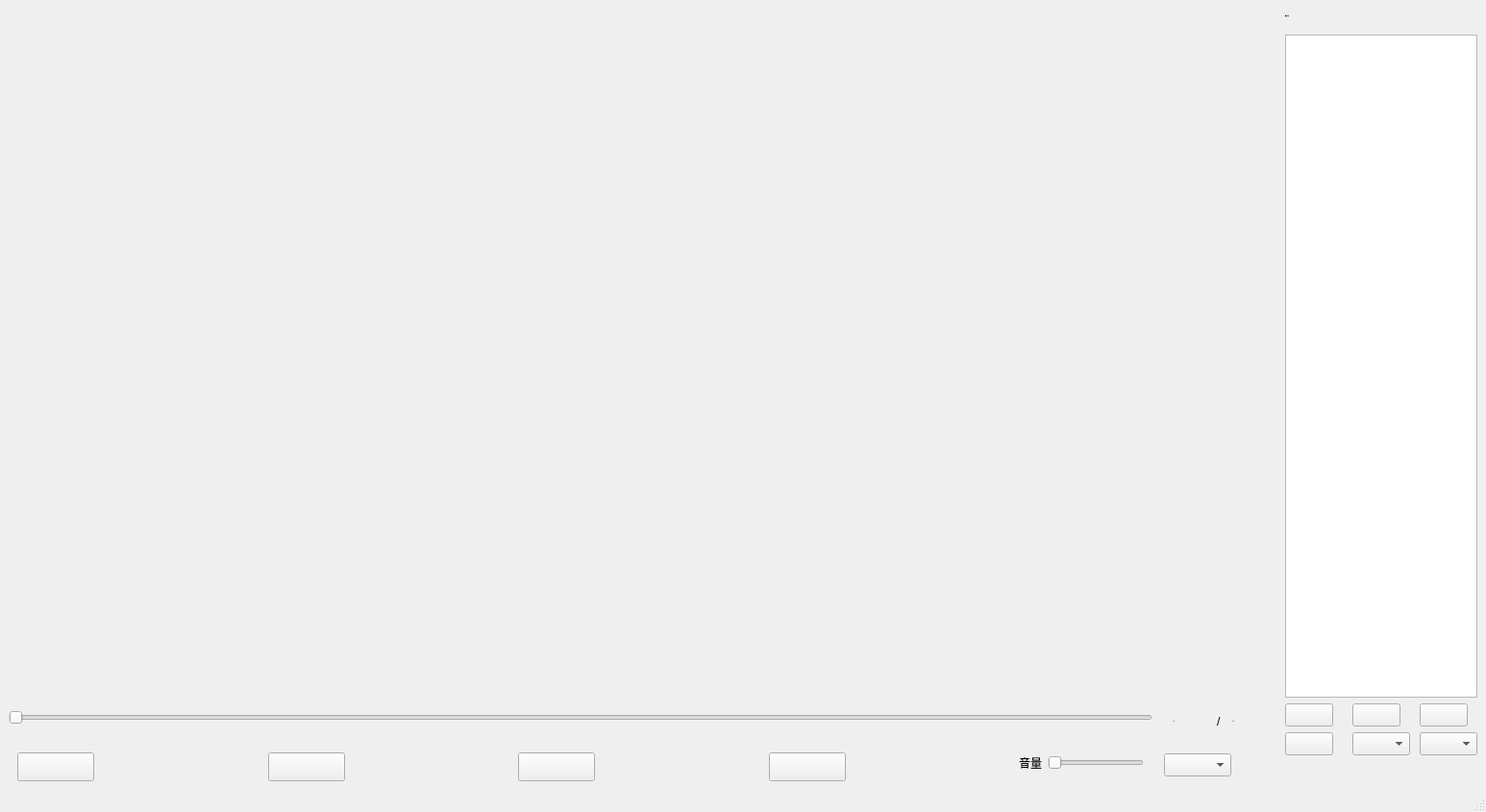
<?xml version="1.0" encoding="UTF-8"?>
<ui version="4.0">
 <class>MainWindow</class>
 <widget class="QMainWindow" name="MainWindow">
  <property name="geometry">
   <rect>
    <x>0</x>
    <y>0</y>
    <width>1546</width>
    <height>845</height>
   </rect>
  </property>
  <property name="windowTitle">
   <string>MainWindow</string>
  </property>
  <widget class="QWidget" name="centralwidget">
   <layout class="QGridLayout" name="gridLayout">
    <item row="6" column="4" rowspan="3">
     <widget class="QWidget" name="widget_3" native="true">
      <widget class="QPushButton" name="save">
       <property name="geometry">
        <rect>
         <x>0</x>
         <y>0</y>
         <width>50</width>
         <height>24</height>
        </rect>
       </property>
       <property name="maximumSize">
        <size>
         <width>60</width>
         <height>16777215</height>
        </size>
       </property>
       <property name="font">
        <font>
         <family>华文琥珀</family>
         <pointsize>-1</pointsize>
         <italic>false</italic>
         <bold>false</bold>
        </font>
       </property>
       <property name="styleSheet">
        <string notr="true">font: 12px &quot;华文琥珀&quot;;</string>
       </property>
       <property name="text">
        <string/>
       </property>
      </widget>
      <widget class="QPushButton" name="del">
       <property name="geometry">
        <rect>
         <x>70</x>
         <y>0</y>
         <width>50</width>
         <height>24</height>
        </rect>
       </property>
       <property name="maximumSize">
        <size>
         <width>60</width>
         <height>16777215</height>
        </size>
       </property>
       <property name="font">
        <font>
         <family>华文琥珀</family>
         <pointsize>-1</pointsize>
         <italic>false</italic>
         <bold>false</bold>
        </font>
       </property>
       <property name="styleSheet">
        <string notr="true">font: 12px&quot;华文琥珀&quot;;</string>
       </property>
       <property name="text">
        <string/>
       </property>
      </widget>
      <widget class="QPushButton" name="grab">
       <property name="geometry">
        <rect>
         <x>0</x>
         <y>30</y>
         <width>50</width>
         <height>24</height>
        </rect>
       </property>
       <property name="maximumSize">
        <size>
         <width>60</width>
         <height>16777215</height>
        </size>
       </property>
       <property name="font">
        <font>
         <family>华文琥珀</family>
         <pointsize>-1</pointsize>
         <italic>false</italic>
         <bold>false</bold>
        </font>
       </property>
       <property name="styleSheet">
        <string notr="true">font: 12px &quot;华文琥珀&quot;;</string>
       </property>
       <property name="text">
        <string/>
       </property>
      </widget>
      <widget class="QComboBox" name="comboBox_2">
       <property name="geometry">
        <rect>
         <x>70</x>
         <y>30</y>
         <width>60</width>
         <height>24</height>
        </rect>
       </property>
       <property name="minimumSize">
        <size>
         <width>60</width>
         <height>0</height>
        </size>
       </property>
       <property name="maximumSize">
        <size>
         <width>60</width>
         <height>16777215</height>
        </size>
       </property>
       <property name="font">
        <font>
         <family>华文琥珀</family>
         <pointsize>-1</pointsize>
         <italic>false</italic>
         <bold>false</bold>
        </font>
       </property>
       <property name="styleSheet">
        <string notr="true">font: 12px &quot;华文琥珀&quot;;</string>
       </property>
      </widget>
      <widget class="QPushButton" name="load">
       <property name="geometry">
        <rect>
         <x>140</x>
         <y>0</y>
         <width>50</width>
         <height>24</height>
        </rect>
       </property>
       <property name="font">
        <font>
         <family>华文琥珀</family>
         <pointsize>-1</pointsize>
         <italic>false</italic>
         <bold>false</bold>
        </font>
       </property>
       <property name="styleSheet">
        <string notr="true">font: 12px &quot;华文琥珀&quot;;</string>
       </property>
       <property name="text">
        <string/>
       </property>
      </widget>
      <widget class="QComboBox" name="comboBox_3">
       <property name="geometry">
        <rect>
         <x>140</x>
         <y>30</y>
         <width>60</width>
         <height>24</height>
        </rect>
       </property>
       <property name="maximumSize">
        <size>
         <width>60</width>
         <height>16777215</height>
        </size>
       </property>
       <property name="font">
        <font>
         <family>华文琥珀</family>
         <pointsize>-1</pointsize>
         <italic>false</italic>
         <bold>false</bold>
        </font>
       </property>
       <property name="styleSheet">
        <string notr="true">font:12px &quot;华文琥珀&quot;;</string>
       </property>
      </widget>
     </widget>
    </item>
    <item row="8" column="3">
     <widget class="QComboBox" name="comboBox">
      <property name="minimumSize">
       <size>
        <width>70</width>
        <height>24</height>
       </size>
      </property>
      <property name="maximumSize">
       <size>
        <width>50</width>
        <height>20</height>
       </size>
      </property>
      <property name="font">
       <font>
        <family>华文琥珀</family>
        <pointsize>-1</pointsize>
        <italic>false</italic>
        <bold>false</bold>
       </font>
      </property>
      <property name="styleSheet">
       <string notr="true">font: 12px &quot;华文琥珀&quot;;</string>
      </property>
     </widget>
    </item>
    <item row="4" column="4">
     <widget class="QListWidget" name="list">
      <property name="maximumSize">
       <size>
        <width>200</width>
        <height>16777215</height>
       </size>
      </property>
     </widget>
    </item>
    <item row="6" column="3">
     <widget class="QWidget" name="widget_2" native="true">
      <property name="minimumSize">
       <size>
        <width>120</width>
        <height>0</height>
       </size>
      </property>
      <property name="maximumSize">
       <size>
        <width>100</width>
        <height>30</height>
       </size>
      </property>
      <layout class="QHBoxLayout" name="horizontalLayout_3">
       <item>
        <widget class="QLabel" name="label_now">
         <property name="minimumSize">
          <size>
           <width>60</width>
           <height>20</height>
          </size>
         </property>
         <property name="maximumSize">
          <size>
           <width>40</width>
           <height>40</height>
          </size>
         </property>
         <property name="font">
          <font>
           <family>Microsoft YaHei UI</family>
           <pointsize>-1</pointsize>
           <italic>false</italic>
           <bold>false</bold>
          </font>
         </property>
         <property name="styleSheet">
          <string notr="true">font: 12px &quot;Microsoft YaHei UI&quot;;</string>
         </property>
         <property name="text">
          <string>00:00</string>
         </property>
        </widget>
       </item>
       <item>
        <widget class="QLabel" name="label_2">
         <property name="minimumSize">
          <size>
           <width>10</width>
           <height>20</height>
          </size>
         </property>
         <property name="text">
          <string>/</string>
         </property>
        </widget>
       </item>
       <item>
        <widget class="QLabel" name="label_all">
         <property name="minimumSize">
          <size>
           <width>60</width>
           <height>20</height>
          </size>
         </property>
         <property name="maximumSize">
          <size>
           <width>40</width>
           <height>40</height>
          </size>
         </property>
         <property name="font">
          <font>
           <family>Microsoft YaHei UI</family>
           <pointsize>-1</pointsize>
           <italic>false</italic>
           <bold>false</bold>
          </font>
         </property>
         <property name="styleSheet">
          <string notr="true">font: 12px &quot;Microsoft YaHei UI&quot;;</string>
         </property>
         <property name="text">
          <string>00:00</string>
         </property>
        </widget>
       </item>
      </layout>
     </widget>
    </item>
    <item row="8" column="1">
     <widget class="QWidget" name="widget" native="true">
      <property name="maximumSize">
       <size>
        <width>10000</width>
        <height>40</height>
       </size>
      </property>
      <layout class="QHBoxLayout" name="horizontalLayout">
       <item>
        <widget class="QPushButton" name="open">
         <property name="minimumSize">
          <size>
           <width>80</width>
           <height>30</height>
          </size>
         </property>
         <property name="maximumSize">
          <size>
           <width>16666666</width>
           <height>16777215</height>
          </size>
         </property>
         <property name="font">
          <font>
           <family>华文琥珀</family>
           <pointsize>-1</pointsize>
           <italic>false</italic>
           <bold>false</bold>
          </font>
         </property>
         <property name="styleSheet">
          <string notr="true">font: 12px &quot;华文琥珀&quot;;</string>
         </property>
         <property name="text">
          <string/>
         </property>
        </widget>
       </item>
       <item>
        <spacer name="horizontalSpacer">
         <property name="orientation">
          <enum>Qt::Horizontal</enum>
         </property>
         <property name="sizeHint" stdset="0">
          <size>
           <width>40</width>
           <height>20</height>
          </size>
         </property>
        </spacer>
       </item>
       <item>
        <widget class="QPushButton" name="play">
         <property name="minimumSize">
          <size>
           <width>80</width>
           <height>30</height>
          </size>
         </property>
         <property name="font">
          <font>
           <family>华文琥珀</family>
           <pointsize>-1</pointsize>
           <italic>false</italic>
           <bold>false</bold>
          </font>
         </property>
         <property name="styleSheet">
          <string notr="true">font: 12px &quot;华文琥珀&quot;;</string>
         </property>
         <property name="text">
          <string/>
         </property>
        </widget>
       </item>
       <item>
        <spacer name="horizontalSpacer_2">
         <property name="orientation">
          <enum>Qt::Horizontal</enum>
         </property>
         <property name="sizeHint" stdset="0">
          <size>
           <width>40</width>
           <height>20</height>
          </size>
         </property>
        </spacer>
       </item>
       <item>
        <widget class="QPushButton" name="pause">
         <property name="minimumSize">
          <size>
           <width>80</width>
           <height>30</height>
          </size>
         </property>
         <property name="font">
          <font>
           <family>华文琥珀</family>
           <pointsize>-1</pointsize>
           <italic>false</italic>
           <bold>false</bold>
          </font>
         </property>
         <property name="styleSheet">
          <string notr="true">font: 12px &quot;华文琥珀&quot;;</string>
         </property>
         <property name="text">
          <string/>
         </property>
        </widget>
       </item>
       <item>
        <spacer name="horizontalSpacer_3">
         <property name="orientation">
          <enum>Qt::Horizontal</enum>
         </property>
         <property name="sizeHint" stdset="0">
          <size>
           <width>40</width>
           <height>20</height>
          </size>
         </property>
        </spacer>
       </item>
       <item>
        <widget class="QPushButton" name="stop">
         <property name="minimumSize">
          <size>
           <width>80</width>
           <height>30</height>
          </size>
         </property>
         <property name="font">
          <font>
           <family>华文琥珀</family>
           <pointsize>-1</pointsize>
           <italic>false</italic>
           <bold>false</bold>
          </font>
         </property>
         <property name="styleSheet">
          <string notr="true">font: 12px &quot;华文琥珀&quot;;</string>
         </property>
         <property name="text">
          <string/>
         </property>
        </widget>
       </item>
       <item>
        <spacer name="horizontalSpacer_4">
         <property name="orientation">
          <enum>Qt::Horizontal</enum>
         </property>
         <property name="sizeHint" stdset="0">
          <size>
           <width>40</width>
           <height>20</height>
          </size>
         </property>
        </spacer>
       </item>
       <item>
        <widget class="QLabel" name="label_3">
         <property name="maximumSize">
          <size>
           <width>100</width>
           <height>16777215</height>
          </size>
         </property>
         <property name="styleSheet">
          <string notr="true">font: 12px &quot;Microsoft YaHei UI&quot;;</string>
         </property>
         <property name="text">
          <string>音量</string>
         </property>
        </widget>
       </item>
       <item>
        <widget class="QSlider" name="horizontalSlider_2">
         <property name="maximumSize">
          <size>
           <width>100</width>
           <height>16777215</height>
          </size>
         </property>
         <property name="cursor">
          <cursorShape>OpenHandCursor</cursorShape>
         </property>
         <property name="orientation">
          <enum>Qt::Horizontal</enum>
         </property>
        </widget>
       </item>
      </layout>
     </widget>
    </item>
    <item row="1" column="4">
     <widget class="QLabel" name="label_list">
      <property name="font">
       <font>
        <family>华文中宋</family>
        <pointsize>-1</pointsize>
        <italic>false</italic>
        <bold>false</bold>
       </font>
      </property>
      <property name="styleSheet">
       <string notr="true">font: 15px &quot;华文中宋&quot;;</string>
      </property>
      <property name="text">
       <string>播放列表</string>
      </property>
     </widget>
    </item>
    <item row="0" column="1" rowspan="5" colspan="3">
     <widget class="QLabel" name="label">
      <property name="text">
       <string/>
      </property>
      <property name="alignment">
       <set>Qt::AlignLeading|Qt::AlignLeft|Qt::AlignVCenter</set>
      </property>
     </widget>
    </item>
    <item row="6" column="1">
     <widget class="QSlider" name="horizontalSlider">
      <property name="cursor">
       <cursorShape>OpenHandCursor</cursorShape>
      </property>
      <property name="orientation">
       <enum>Qt::Horizontal</enum>
      </property>
     </widget>
    </item>
   </layout>
  </widget>
  <widget class="QMenuBar" name="menubar">
   <property name="geometry">
    <rect>
     <x>0</x>
     <y>0</y>
     <width>1546</width>
     <height>21</height>
    </rect>
   </property>
  </widget>
  <widget class="QStatusBar" name="statusbar"/>
 </widget>
 <resources/>
 <connections/>
</ui>
